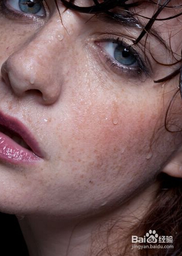
#> input picture data/images/example.png, 182 x 256 px, shrunk from 353 x 496 before the run
$ python day028.py
#> lines starting #> are read from the running program, lines starting #| are printed output that depends on the picture
'''
Author       : Bingqiang Zhou
Date         : 2021-02-14 13:33:17
LastEditors  : Bingqiang Zhou
LastEditTime : 2021-02-14 14:22:49
Description  : 图像积分图算法
    积分图像是Crow在1984年首次提出，是为了在多尺度透视投影中提高渲染速度，是一种快速计算图像区域和与平方和的算法。
    其核心思想是对每个图像建立自己的积分图查找表，在图像积分处理计算阶段根据预先建立的积分图查找表，
    直接查找从而实现对均值卷积线性时间计算，做到了卷积执行的时间与半径窗口大小的无关联。
    图像积分图在图像特征提取HAAR/SURF、二值图像分析、图像相似相关性NCC计算、图像卷积快速计算等方面均有应用，是图像处理中的经典算法之一。

    图像积分图建立与查找
    在积分图像(Integral Image - ii)上任意位置(x, y)处的ii(x, y)表示该点左上角所有像素之和， 其中(x,y)是图像像素点坐标。

    OpenCV中的相关API如下：
        sum	=	cv.integral(	src[, sum[, sdepth]]	)
        sum, sqsum	=	cv.integral2(	src[, sum[, sqsum[, sdepth[, sqdepth]]]]	)
        sum, sqsum, tilted	=	cv.integral3(	src[, sum[, sqsum[, tilted[, sdepth[, sqdepth]]]]]	)
    官方文档：integral - https://docs.opencv.org/master/d7/d1b/group__imgproc__misc.html#ga97b87bec26908237e8ba0f6e96d23e28
'''

import cv2 as cv
import numpy as np
import matplotlib.pyplot as plt

# 根据和（sum）表计算卷积框内的像素值的和
def get_block_sum(ii, x1, y1, x2, y2, index):
    tl = ii[y1, x1][index]
    tr = ii[y2, x1][index]
    bl = ii[y1, x2][index]
    br = ii[y2, x2][index]
    s = (br - bl - tr + tl)
    return s

# 通过和(sum)表来计算均值模糊
def blur_demo(image, ii, ksize=15):
    h, w, dims = image.shape
    result = np.zeros(image.shape, image.dtype)
    radius = ksize // 2
    for row in range(0, h + radius, 1):
        # 计算左上角（y1）与右下角（y2）的y坐标
        y2 = h if (row + 1)> h else (row + 1)
        y1 = 0 if (row - ksize) < 0 else (row - ksize)
        for col in range(0, w + radius, 1):
            # 计算左上角（x1）与右下角（x2）的x坐标
            x2 = w if (col + 1)>w else (col + 1)
            x1 = 0 if (col - ksize) < 0 else (col - ksize)
            # 计算卷积中心位置
            cx = 0 if (col - radius) < 0 else (col - radius)
            cy = 0 if (row - radius) < 0 else (row - radius)
            # 计算卷积框区域的大小（面积，高乘宽）
            num = (x2 - x1)*(y2 - y1)
            for i in range(0, 3, 1):
                s = get_block_sum(ii, x1, y1, x2, y2, i) # 获取卷积框区域内像素值的和
                result[cy, cx][i] = s // num # 卷积框区域内像素值的和除以面积则为平均值

    return result

src = cv.imread("../data/images/example.png")
#> src is the input picture: shape (256, 182, 3); mean B, G, R 94.7, 94.1, 122.7
sum_table = cv.integral(src)
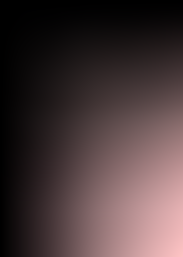
#> sum_table: shape (257, 183, 3) int32; mean B, G, R 1299400.6, 1279647.9, 1628260.4; drawn with min black and max white
# 计算和(sum)表
blur_result = blur_demo(src, sum_table, ksize=15)
#> the loop in blur_demo, `for row in range(0, h + radius, 1):` made 263 passes
#> after the loop in blur_demo, `for row in range(0, h + radius, 1):`:
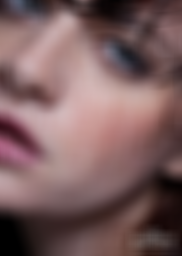
#> result: shape (256, 182, 3); mean B, G, R 94.4, 93.8, 122.4
# 计算平方和表(sqsum)表
sum_table, sqsum = cv.integral2(src)
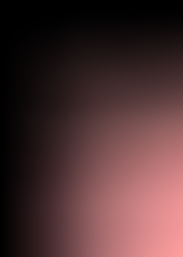
#> sqsum: shape (257, 183, 3) float64; mean B, G, R 174300725.7, 170730971.9, 265247037.8; drawn with min black and max white
# 计算瓦块和表(tilted)表 \texttt{tilted} (X,Y) = \sum _{y<Y,abs(x-X+1) \leq Y-y-1} \texttt{image} (x,y)
# （0，0）-（x，y）对角线下元素的和作为（x，y）的值
sum_table, sqsum, tilted = cv.integral3(src)
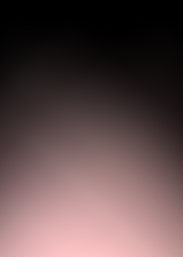
#> tilted: shape (257, 183, 3) int32; mean B, G, R 1484122.9, 1472241.2, 1879064.7; drawn with min black and max white


# 可视化
rows = 1
cols = 2
images = [src, blur_result]
titles = ["original image", "blur use integral"]
for index, image in enumerate(images):
    plt.subplot(rows, cols, index + 1)
    if index >= len(titles):
        plt.title("image")
    else:
        plt.title(titles[index])
    plt.axis("off")
    plt.imshow(image[:, :, ::-1])
#> this loop made 2 passes
plt.show()
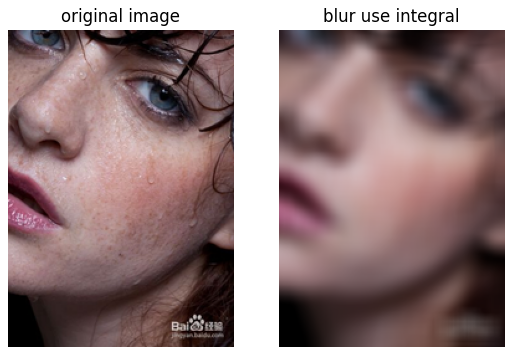
#> figure drawn by matplotlib, 2 panels
